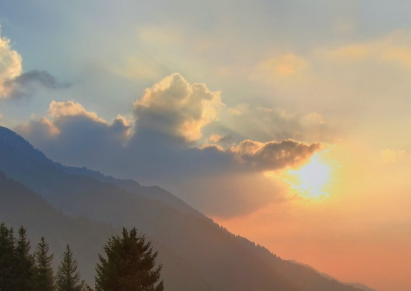
#> input picture images/landscape2.png, 411 x 291 px, found by its file name
$ jupyter execute image_dim_order.ipynb   (Python 2 division)
#> lines starting #> are read from the running program, lines starting #| are printed output that depends on the picture
- opencv使用BGR作为默认的数据格式，matplotlib使用RGB作为默认的数据格式，因此使用opencv导入的图片如果想用matplolib正常显示需要将数据格式转换成RGB
- 同理，将图片转换为gray之后，如果想要使用matplotlib正确绘制出来，也需要指定数据的格式
- 上述两个情况发生的原因都是
    - 图片是以不同维度的矩阵存在的，使用这些矩阵时，需要指定不同维度的意义才能正确显示

[cell 1]
import cv2
import numpy as np
from matplotlib import pyplot as plt

[cell 2]
img = cv2.imread("landscape2.png")
#> img is the input picture: shape (291, 411, 3); mean B, G, R 124.8, 143.3, 158.6
RGB_img = cv2.cvtColor(img, cv2.COLOR_BGR2RGB)
gray = cv2.cvtColor(RGB_img, cv2.COLOR_BGR2GRAY)
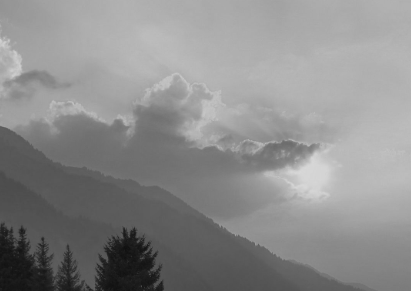
#> gray: shape (291, 411); min 15, max 216, mean 139.5

# the convert from BGR to RGB
print "the 1st channel of img and the last channel of RGB_img is the same : ", (img[:,:,0] == RGB_img[:,:,2]).all()
#| the 1st channel of img and the last channel of RGB_img is the same :  True

plt.imshow(RGB_img)
plt.title('my picture')
plt.show()

# after convert to gray, only one dim is kept
print "the shape of gray image is ", gray.shape
#| the shape of gray image is  (291, 411)
